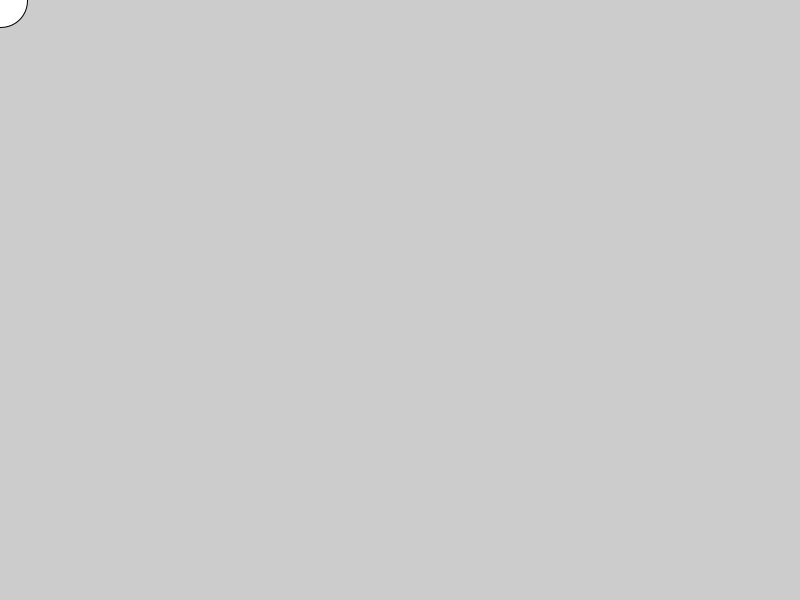
Frame 1 (no input)
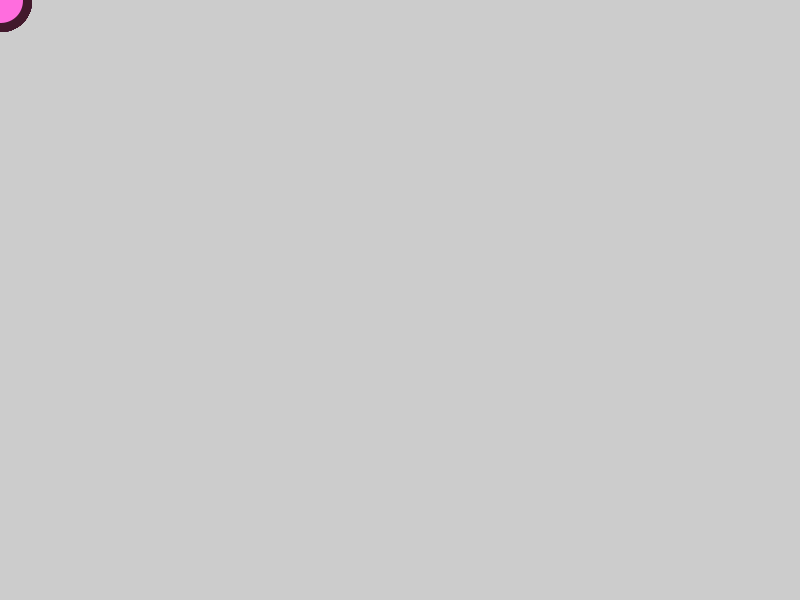
Frame 60 (the mouse pressed at the canvas centre just before this capture)
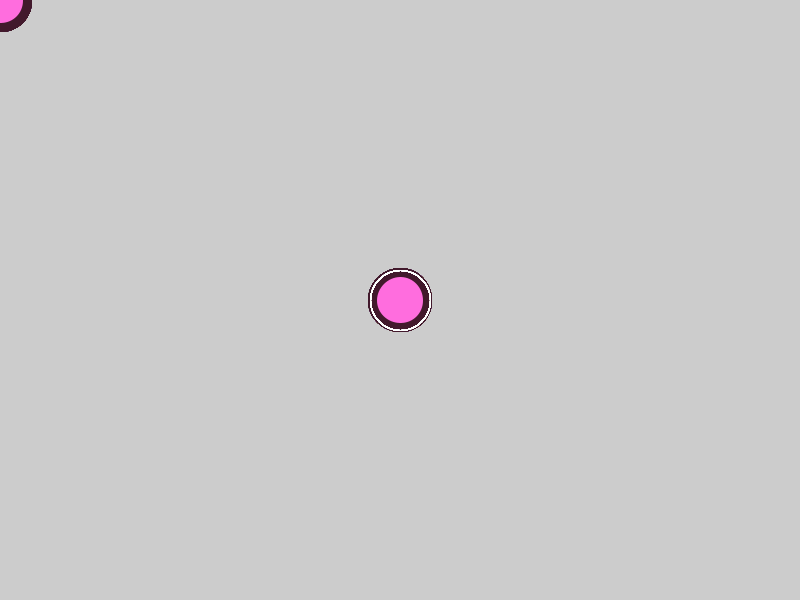
Frame 120 (the mouse held since frame 60 and released just before this capture)

The Processing sketch that drew these frames (run headless with seeded random() and noise(); from frame 60 on, the mouse is pressed at the canvas centre):

// Processing sketch: sketch_HA2_PACTICE1
// ── sketch_HA2_PACTICE1.pde
PGraphics pg;

void setup() {
  size (800, 600);
  pg = createGraphics(800, 600);
}

void draw() {
  //println(mouseX, mouseY); // shows coordinates in println
  //fill(243, 18, 153); //background color overall
  //rect(0, 0, width, height); //replacement for background color
  ////fill(255);
  //stroke(255, 255, 0);
  ellipse(mouseX, mouseY, 55, 55);
  //fill(9, 61, 219); //?? not working 
  //translate(mouseX,200,0); 
  //ellipse (400, 400, 400, 400);

   fill(500,109,222);
   stroke(66,25,44);
   strokeWeight(9); 

  pg.beginDraw();
  //pg.background(51);
  pg.noFill();
  pg.stroke(255);
  pg.ellipse(mouseX-120, mouseY-60, 60, 60);
  pg.endDraw();
 
 image(pg, 120, 60);
 }
 
